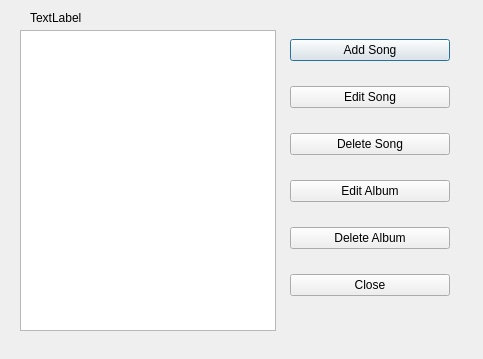
<?xml version="1.0" encoding="UTF-8"?>
<ui version="4.0">
 <class>AlbumSongsDialog</class>
 <widget class="QDialog" name="AlbumSongsDialog">
  <property name="geometry">
   <rect>
    <x>0</x>
    <y>0</y>
    <width>483</width>
    <height>359</height>
   </rect>
  </property>
  <property name="windowTitle">
   <string>Dialog</string>
  </property>
  <widget class="QListWidget" name="songsListWidget">
   <property name="geometry">
    <rect>
     <x>20</x>
     <y>30</y>
     <width>256</width>
     <height>301</height>
    </rect>
   </property>
  </widget>
  <widget class="QWidget" name="verticalLayoutWidget">
   <property name="geometry">
    <rect>
     <x>290</x>
     <y>20</y>
     <width>160</width>
     <height>301</height>
    </rect>
   </property>
   <layout class="QVBoxLayout" name="verticalLayout">
    <item>
     <widget class="QPushButton" name="addSongButton">
      <property name="text">
       <string>Add Song</string>
      </property>
     </widget>
    </item>
    <item>
     <widget class="QPushButton" name="editSongButton">
      <property name="text">
       <string>Edit Song</string>
      </property>
     </widget>
    </item>
    <item>
     <widget class="QPushButton" name="deleteSongButton">
      <property name="text">
       <string>Delete Song</string>
      </property>
     </widget>
    </item>
    <item>
     <widget class="QPushButton" name="editAlbumButton">
      <property name="text">
       <string>Edit Album</string>
      </property>
     </widget>
    </item>
    <item>
     <widget class="QPushButton" name="deleteAlbumButton">
      <property name="text">
       <string>Delete Album</string>
      </property>
     </widget>
    </item>
    <item>
     <widget class="QPushButton" name="closeButton">
      <property name="text">
       <string>Close</string>
      </property>
     </widget>
    </item>
   </layout>
  </widget>
  <widget class="QLabel" name="titleLabel">
   <property name="geometry">
    <rect>
     <x>30</x>
     <y>10</y>
     <width>111</width>
     <height>16</height>
    </rect>
   </property>
   <property name="text">
    <string>TextLabel</string>
   </property>
  </widget>
 </widget>
 <resources/>
 <connections/>
</ui>
